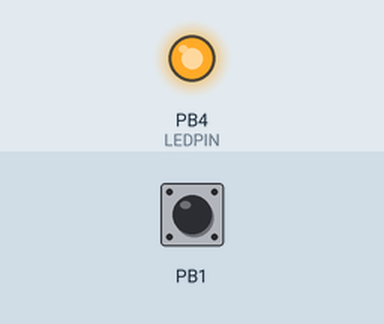
This sketch was run on a simulated ATtiny85, built with avr-gcc and run on an emulated ATtiny85. Parts: output pins drawn as LEDs (lit = HIGH). The test bench sets the inputs (shaded band); at power-on: PB1 HIGH.

Above: at 1.2 s.
1.3 s: PB1 pulled LOW for 0.15 s
At 2.6 s:
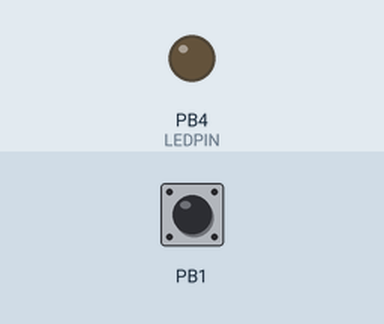
2.9 s: PB1 pulled LOW for 1 s
At 5.1 s:
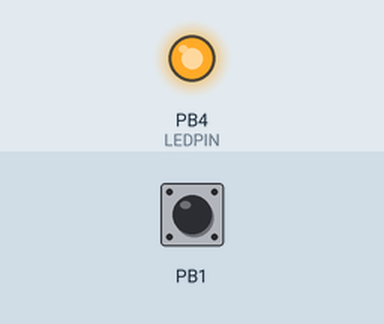
5.4 s: PB1 pulled LOW for 3.2 s
At 10.0 s:
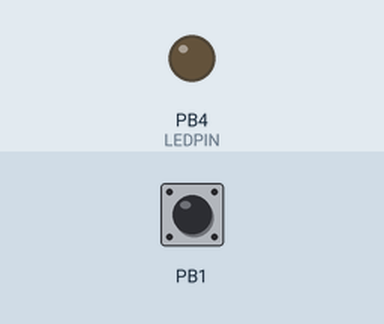
Timing chart, 0 to 11.5 s (numbered marks = the images above; inputs shaded):
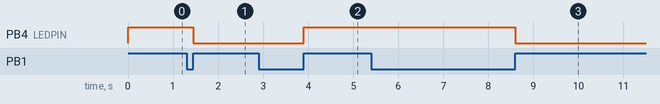

The sketch:

atiny03.ino
```cpp
//Includes
#include <avr/io.h>
#include <avr/interrupt.h>

#define INTERRUPTPIN PCINT1       //this is PB1 per the schematic
#define PCINT_VECTOR PCINT0_vect  //this step is not necessary
#define DATADIRECTIONPIN DDB1     //Page 64 of data sheet
#define PORTPIN PB1               //Page 64
#define READPIN PINB1             //page 64
#define LEDPIN 4                  //PB4
#define sbi(sfr, bit) (_SFR_BYTE(sfr) |= _BV(bit)) //OR
#define cbi(sfr, bit) (_SFR_BYTE(sfr) &= ~_BV(bit)) //AND
/*
   Alias for the ISR: "PCINT_VECTOR" (Note: There is only one PCINT ISR.
   PCINT0 in the name for the ISR was confusing to me at first,
   hence the Alias, but it's how the datasheet refers to it)
*/
static volatile byte LEDState; //variable used within ISR must be declared Volatile.

void setup(){
  cli();                            //disable interrupts during setup
  pinMode(LEDPIN, OUTPUT);          //we can use standard arduino style for this as an example
  digitalWrite(LEDPIN, LOW);        //set the LED to LOW
  LEDState = 0;                     //we use 0 for Low state and 1 for High
  PCMSK |= (1 << INTERRUPTPIN);     //sbi(PCMSK,INTERRUPTPIN) also works but I think this is more clear
                                    // tell pin change mask to listen to pin2 /pb3 //SBI
  GIMSK |= (1 << PCIE);             //enable PCINT interrupt in the general interrupt mask //SBI
  DDRB &= ~(1 << DATADIRECTIONPIN); //cbi(DDRB, DATADIRECTIONPIN)
                                    //set up as input  - pin2 clear bit  - set to zero
  PORTB |= (1 << PORTPIN);          //cbi(PORTB, PORTPIN)
                                    //disable pull-up. hook up pulldown resistor. - set to zero
  sei();                            //last line of setup - enable interrupts after setup
}

void loop(){
  //put your main code here, to run repeatedly:
  //If you connect a debounced pushbutton to PB2 (PB1?)
  //and to VCC you can tap the button and the LED will come on
  //tap the button again and the LED will turn off.
}

//this is the interrupt handler
ISR(PCINT_VECTOR){
  //Since the PCINTn triggers on both rising and
  //falling edge let's just looks for rising edge
  //i.e. pin goes to 5v
  byte pinState;
  pinState = (PINB >> READPIN) & 1; //PINB is the register to read the state of the pins
  if (pinState > 0){                //look at the pin state on the pin
                                    //PINB register- returns 1 if high
    if (LEDState == 0){
      digitalWrite(LEDPIN, HIGH);   //you can use Arduino Code
                                    //or LowerLevel Code to write to the register
      LEDState = 1;
    }
    else{
      digitalWrite(LEDPIN, LOW);
      LEDState = 0;
    }
  }
}
```

Measured:
- after the input at 1.3 s, PB4 (LEDPIN): HIGH → LOW after 0.15 s
- after the input at 2.9 s, PB4 (LEDPIN): LOW → HIGH after 1.0 s
- after the input at 5.4 s, PB4 (LEDPIN): HIGH → LOW after 3.2 s
